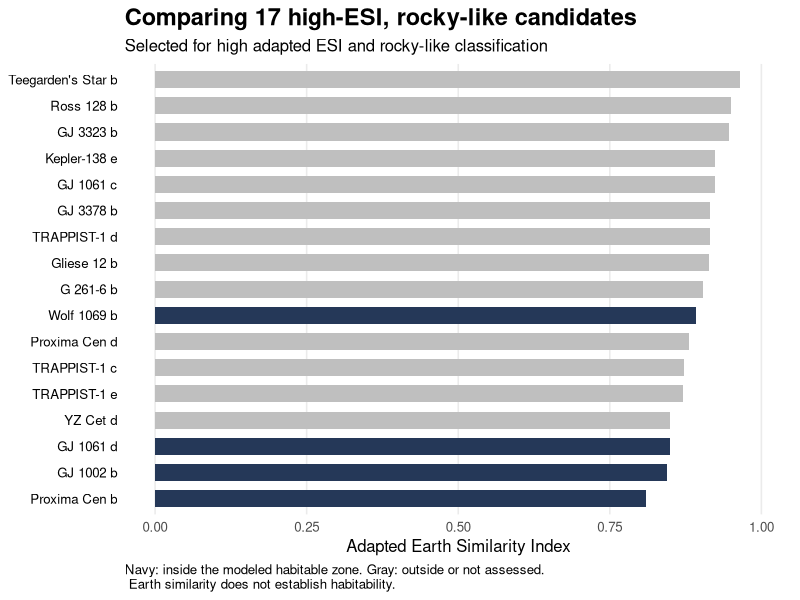
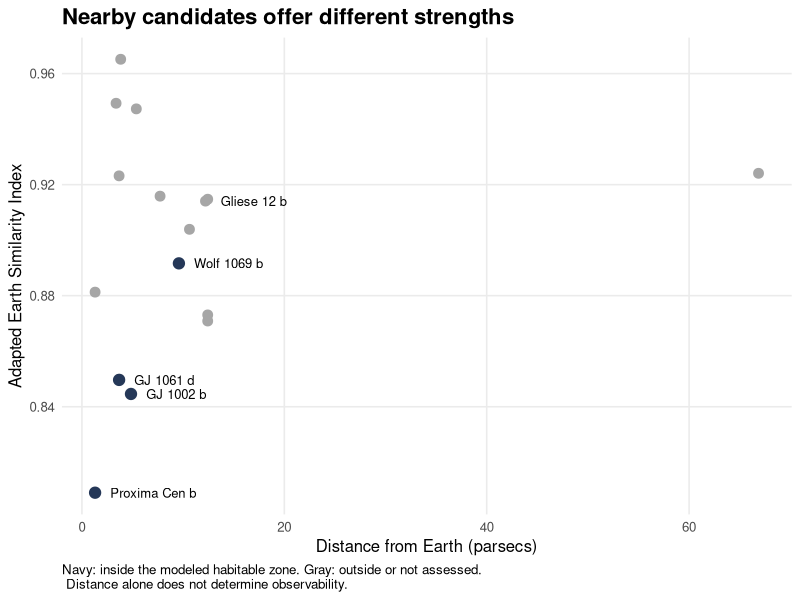
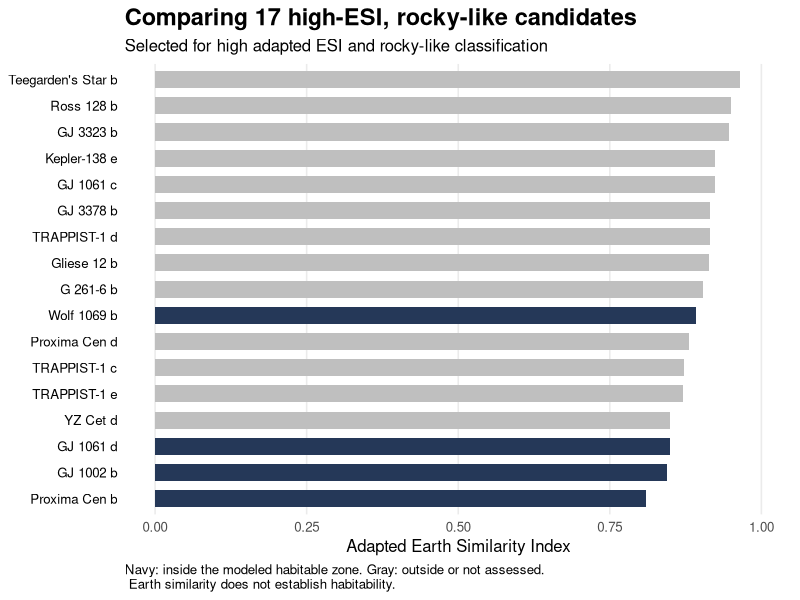
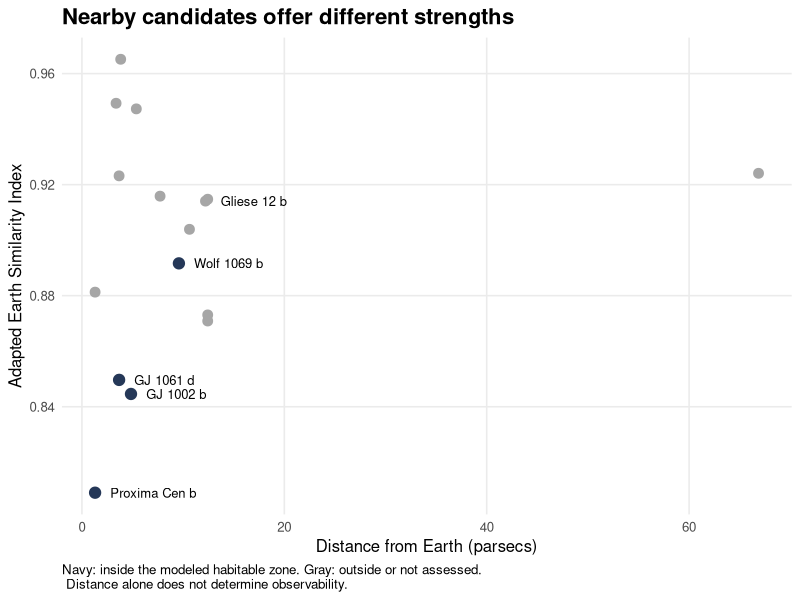

Reproduce these figures in R, in order.
# Final group integration: Team R&P

library(dplyr)
library(ggplot2)

# Import existing results
nasa <- read.csv("data/processed/nasa_clean.csv")
esi <- read.csv("data/processed/esi_results.csv")
composition <- read.csv("data/processed/albina_composition_results.csv")
observability <- read.csv("data/processed/planets_tiered_observability.csv")

# Confirm each table contains one row per planet
stopifnot(
  !anyDuplicated(nasa$pl_name),
  !anyDuplicated(esi$pl_name),
  !anyDuplicated(composition$pl_name),
  !anyDuplicated(observability$pl_name)
)

# Combine results using planet names
group_results <- esi %>%
  left_join(
    composition %>%
      select(pl_name, composition, interior_esi),
    by = "pl_name"
  ) %>%
  left_join(
    nasa %>%
      select(
        pl_name, sy_dist, disc_year,
        discoverymethod, disc_facility
      ),
    by = "pl_name"
  ) %>%
  left_join(
    observability %>%
      select(
        pl_name, phot_g_mean_mag, ruwe,
        pl_trandep, observational_tier
      ),
    by = "pl_name"
  )

# Confirm the joins preserved the original number of planets
stopifnot(nrow(group_results) == nrow(esi))

# Add habitable-zone assessment

christine <- read.csv(
  "analyses/q1_christine_host_stars/PSCompPars_2026.10.10_11.49.34.csv",
  comment.char = "#"
)

# Match analytical sample
hz_results <- christine %>%
  select(
    pl_name, hostname, discoverymethod,
    st_teff, st_mass, st_rad,
    pl_insol, pl_orbsmax, pl_rade
  ) %>%
  na.omit() %>%
  filter(
    st_teff > 0,
    st_mass > 0,
    st_rad > 0,
    pl_insol > 0,
    pl_orbsmax > 0
  ) %>%
  mutate(
    # Temperature difference from the Sun
    t_star = st_teff - 5780,
    
    # Christine's inner and outer HZ boundaries
    seff_inner = 1.0146 +
      1.2456e-4 * t_star +
      1.4612e-8 * t_star^2 -
      7.6345e-12 * t_star^3 -
      1.7511e-15 * t_star^4,
    
    seff_outer = 0.3560 +
      5.9578e-5 * t_star +
      1.6707e-9 * t_star^2 -
      3.0058e-12 * t_star^3 -
      5.1925e-16 * t_star^4,
    
    hz_status = case_when(
      st_teff < 2600 | st_teff > 7200 ~
        "Not assessed: temperature outside model range",
      
      pl_insol >= seff_outer & pl_insol <= seff_inner ~
        "Inside modeled HZ",
      
      TRUE ~ "Outside modeled HZ"
    )
  ) %>%
  select(
    pl_name, st_teff, pl_insol,
    seff_inner, seff_outer, hz_status
  )

# Confirm one assessment per planet
stopifnot(!anyDuplicated(hz_results$pl_name))

# Join to the combined results
group_results <- group_results %>%
  left_join(hz_results, by = "pl_name") %>%
  mutate(
    hz_status = coalesce(
      hz_status,
      "Not assessed: absent from Christine's cleaned sample"
    )
  )

# Check the combined table
stopifnot(nrow(group_results) == nrow(esi))

table(group_results$hz_status)
dim(group_results)

# Compare high-ESI, rocky-like candidates
candidate_comparison <- group_results %>%
  filter(
    high_esi,
    composition == "Rocky-like"
  ) %>%
  select(
    pl_name, esi, interior_esi,
    hz_status, sy_dist,
    observational_tier,
    disc_year, disc_facility
  ) %>%
  arrange(desc(esi))

View(candidate_comparison)

# Save the combined results for all planets
write.csv(
  group_results,
  "data/processed/final_group_results.csv",
  row.names = FALSE
)

# Save the 17 high-ESI, rocky-like candidates
write.csv(
  candidate_comparison,
  "data/processed/final_candidate_comparison.csv",
  row.names = FALSE
)

# Habitable-zone results among the 17 candidates
table(candidate_comparison$hz_status)

# Observability results, including planets not assessed
table(candidate_comparison$observational_tier, useNA = "ifany")

candidate_comparison %>%
  filter(hz_status == "Inside modeled HZ") %>%
  select(pl_name, esi, interior_esi, sy_dist)

candidate_comparison %>%
  filter(grepl("^Tier 1:", observational_tier)) %>%
  select(pl_name, esi, interior_esi, hz_status, sy_dist)

final_plot <- ggplot(
  candidate_comparison,
  aes(
    x = esi,
    y = reorder(pl_name, esi),
    fill = hz_status == "Inside modeled HZ"
  )
) +
  geom_col(width = 0.65) +
  scale_fill_manual(
    values = c("FALSE" = "grey75", "TRUE" = "#253858"),
    guide = "none"
  ) +
  scale_x_continuous(limits = c(0, 1)) +
  labs(
    title = "Comparing 17 high-ESI, rocky-like candidates",
    subtitle = "Selected for high adapted ESI and rocky-like classification",
    x = "Adapted Earth Similarity Index",
    y = NULL,
    caption = paste(
      "Navy: inside the modeled habitable zone.",
      "Gray: outside or not assessed.\n",
      "Earth similarity does not establish habitability."
    )
  ) +
  theme_minimal(base_size = 12) +
  theme(
    plot.title = element_text(face = "bold", size = 17),
    panel.grid.major.y = element_blank(),
    panel.grid.minor = element_blank(),
    plot.caption = element_text(hjust = 0),
    axis.text.y = element_text(color = "black")
  )

final_plot

distance_plot <- ggplot(
  candidate_comparison,
  aes(x = sy_dist, y = esi)
) +
  geom_point(
    color = "grey65",
    size = 3
  ) +
  geom_point(
    data = subset(
      candidate_comparison,
      hz_status == "Inside modeled HZ"
    ),
    color = "#253858",
    size = 3.5
  ) +
  geom_text(
    data = subset(
      candidate_comparison,
      hz_status == "Inside modeled HZ" |
        pl_name == "Gliese 12 b"
    ),
    aes(label = pl_name),
    nudge_x = 1.5,
    hjust = 0,
    size = 3.3,
    check_overlap = TRUE
  ) +
  labs(
    title = "Nearby candidates offer different strengths",
    x = "Distance from Earth (parsecs)",
    y = "Adapted Earth Similarity Index",
    caption = paste(
      "Navy: inside the modeled habitable zone.",
      "Gray: outside or not assessed.\n",
      "Distance alone does not determine observability."
    )
  ) +
  theme_minimal(base_size = 12) +
  theme(
    plot.title = element_text(face = "bold", size = 16),
    panel.grid.minor = element_blank(),
    plot.caption = element_text(hjust = 0)
  )

distance_plot

ggsave(
  "final_candidate_ranking.png",
  plot = final_plot,
  width = 10, height = 7,
  dpi = 300, bg = "white"
)

ggsave(
  "final_candidate_distance.png",
  plot = distance_plot,
  width = 10, height = 6,
  dpi = 300, bg = "white"
)

# Discovery history of the 17 candidates
candidate_comparison %>%
  select(pl_name, disc_year, disc_facility, esi) %>%
  arrange(disc_year)
